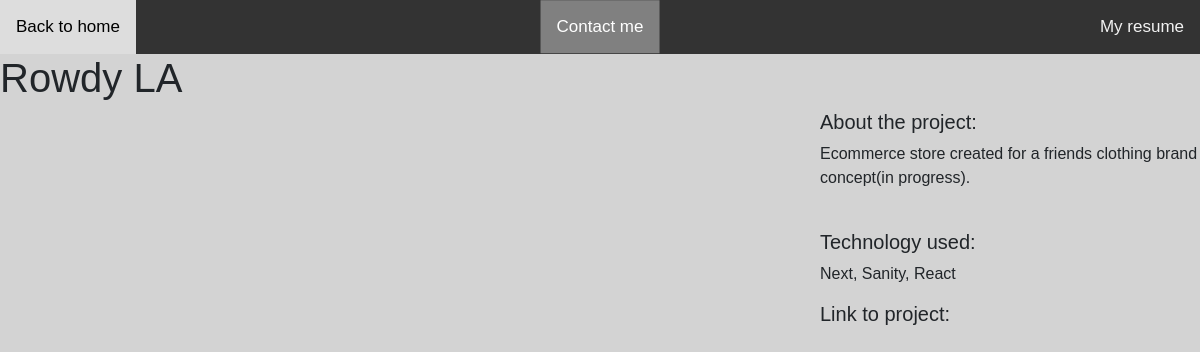
Page /2/ on the committed database.
### proj/models.py (models this page shows)
class Proj(models.Model):
	title = models.CharField(max_length=100)
	description = models.TextField()
	technology = models.CharField(max_length=20)
	image = models.FilePathField(path='/img')

### proj/views.py (the view)
# urls.py: path("<int:pk>/", views.proj_detail, name="proj_detail"),
def proj_detail(request, pk):
    proj = Proj.objects.get(pk=pk)
    context = {
        "proj": proj
    }
    return render(request, "proj_detail.html", context)

### proj/templates/proj_detail.html (shortened to what this page needs)
{% extends "base.html" %}
{% load static %}
{% block page_content %}
<h1>{{ proj.title }}</h1>
<div class="row">
    <div class="col-md-8">
    </div>
    <div class="col-md-4">
        <h5>About the project:</h5>
        <p>{{ proj.description }}</p>
        <br>
        <h5>Technology used:</h5>
        <p>{{ proj.technology }}</p>
        <h5>Link to project:</h5>
    </div>
</div>
{% endblock %}

### static/css/styles.css (style rules this page uses)
* { box-sizing: border-box; padding: 0; margin: 0; }

### rows in the picture
Proj: title "Rowdy LA", description "Ecommerce store created for a friends clothing brand concept(in progress).", technology "Next, Sanity, React"
